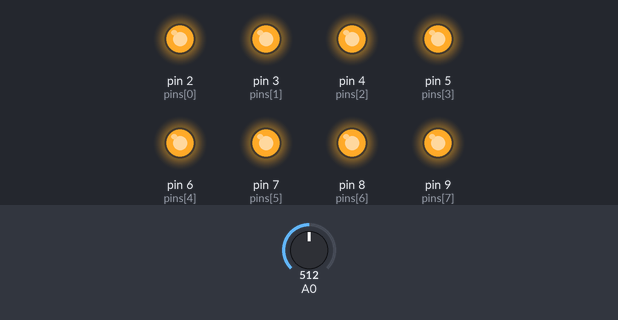
Simulated run of this sketch. Board: Arduino Uno, built with avr-gcc and run on an emulated ATmega328P. On the bench: output pins drawn as LEDs (lit = HIGH). Inputs (shaded band) come from the test bench; at power-on: A0 = 512.

Above: at 1.2 s.
1.3 s: A0 set to 493
At 2.2 s:
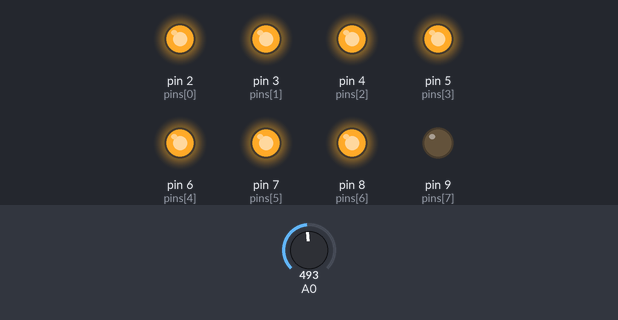
2.8 s: A0 set to 272
4.3 s: A0 set to 239
At 4.8 s:
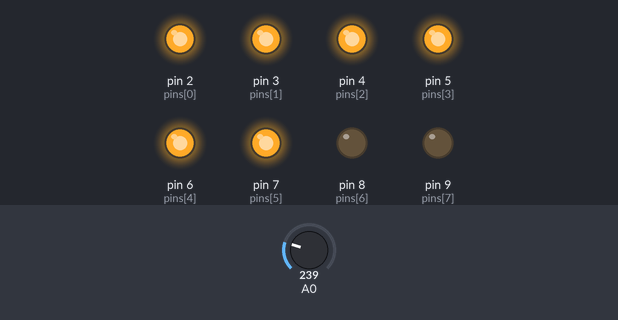
5.8 s: A0 set to 136
7.3 s: A0 set to 114
At 8.5 s:
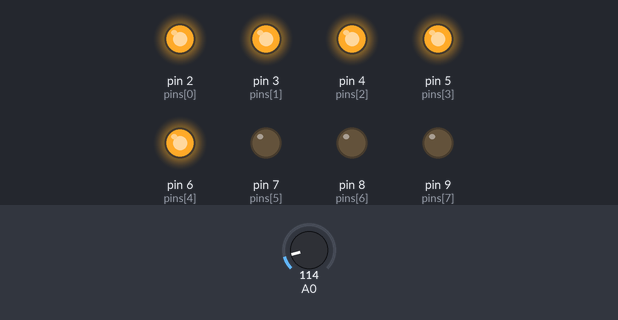
8.8 s: A0 set to 306
At 9.9 s:
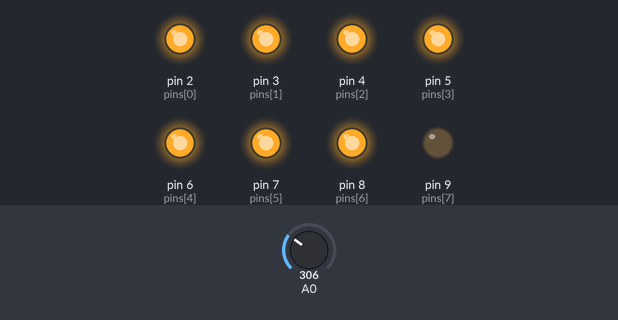
Timing chart, 0 to 11.3 s (numbered marks = the images above; inputs shaded):
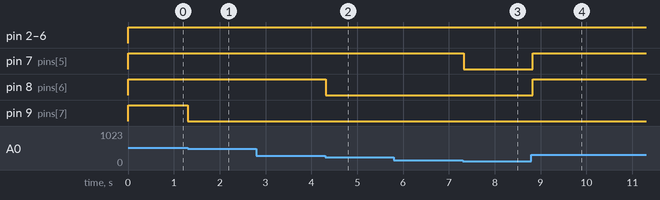

The sketch:

binaryShowAnalog.ino
```cpp
int pins[] = {2,3,4,5,6,7,8,9};
int numberOfPins = 8;
byte count = 0;

void setup(){
  for (int i = 0; i < numberOfPins; i++){
    pinMode(pins[i], OUTPUT);
  }
}

void loop(){
  int val = analogRead(0);
  count ++;

  //printByte(count);
  printBarValue(val / 4);
  delay(50);
}

void printByte(byte num){
  for (int i = 0; i < numberOfPins; i++){
    if (num & 1 == 1) {
      digitalWrite(pins[i], HIGH);
    }
    else {
      digitalWrite(pins[i], LOW);
    }
    num = num >> 1;
  }
}


void printBarValue(byte val){
  for (int i = 0; i < numberOfPins; i++){
    if (val > 0) {
      digitalWrite(pins[i], HIGH);
      val = val >> 1;
    }
    else {
      digitalWrite(pins[i], LOW);
    }
  }
}
```

Measured:
- the behaviour switches between 512 and 511 on A0 (found by bisection; images 0 and 1)
- the behaviour switches between 256 and 255 on A0 (found by bisection; images 1 and 2)
- the behaviour switches between 128 and 127 on A0 (found by bisection; images 2 and 3)
- after the input at 1.3 s, pin 9 (pins[7]): HIGH → LOW at once
- after the input at 2.8 s, every drawn part: stays the same
- after the input at 4.3 s, pin 8 (pins[6]): HIGH → LOW at once
- after the input at 5.8 s, every drawn part: stays the same
- after the input at 7.3 s, pin 7 (pins[5]): HIGH → LOW at once
- after the input at 8.8 s, pin 7 (pins[5]), pin 8 (pins[6]): LOW → HIGH at once
